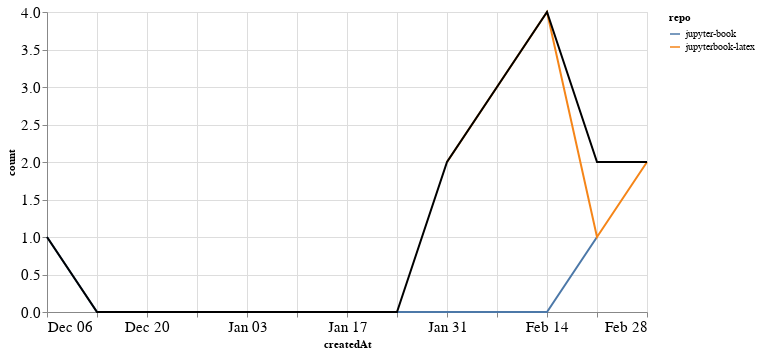

Notebook source saved alongside this figure:
### Markdown cell above
### PRs

### Code cell
prs_time = prs.groupby('repo').resample('W', on='createdAt').count()['author'].reset_index()
prs_time = prs_time.rename(columns={'author': 'count'})
prs_time_total = prs_time.groupby('createdAt').agg({"count": "sum"}).reset_index()

ch1 = alt.Chart(prs_time, width=600).mark_line().encode(
    x='createdAt',
    y='count',
    color='repo',
    tooltip="repo"
)

ch2 = alt.Chart(prs_time_total, width=600).mark_line(color="black").encode(
    x='createdAt',
    y='count',
)

ch1 + ch2

### Figure 1 — Vega-Lite specification as saved in the notebook (floating-point values rounded to 4 significant figures)
{"config": {"axisLeft": {"labelFontSize": 15}, "axisBottom": {"labelFontSize": 15}}, "layer": [{"data": {"name": "data-50f1c538c5334cc3da57733e2d9a4916"}, "mark": "line", "encoding": {"color": {"type": "nominal", "field": "repo"}, "tooltip": {"type": "nominal", "field": "repo"}, "x": {"type": "temporal", "field": "createdAt"}, "y": {"type": "quantitative", "field": "count"}}, "width": 600}, {"data": {"name": "data-36dca1b0f5d5d41acbafce8796c1ed76"}, "mark": {"type": "line", "color": "black"}, "encoding": {"x": {"type": "temporal", "field": "createdAt"}, "y": {"type": "quantitative", "field": "count"}}, "width": 600}], "$schema": "https://vega.github.io/schema/vega-lite/v4.8.1.json", "datasets": {"data-50f1c538c5334cc3da57733e2d9a4916": [{"repo": "jupyter-book", "createdAt": "2020-12-06T00:00:00", "count": 1}, {"repo": "jupyter-book", "createdAt": "2020-12-13T00:00:00", "count": 0}, {"repo": "jupyter-book", "createdAt": "2020-12-20T00:00:00", "count": 0}, {"repo": "jupyter-book", "createdAt": "2020-12-27T00:00:00", "count": 0}, {"repo": "jupyter-book", "createdAt": "2021-01-03T00:00:00", "count": 0}, {"repo": "jupyter-book", "createdAt": "2021-01-10T00:00:00", "count": 0}, {"repo": "jupyter-book", "createdAt": "2021-01-17T00:00:00", "count": 0}, {"repo": "jupyter-book", "createdAt": "2021-01-24T00:00:00", "count": 0}, {"repo": "jupyter-book", "createdAt": "2021-01-31T00:00:00", "count": 0}, {"repo": "jupyter-book", "createdAt": "2021-02-07T00:00:00", "count": 0}, {"repo": "jupyter-book", "createdAt": "2021-02-14T00:00:00", "count": 0}, {"repo": "jupyter-book", "createdAt": "2021-02-21T00:00:00", "count": 1}, {"repo": "jupyterbook-latex", "createdAt": "2021-01-31T00:00:00", "count": 2}, {"repo": "jupyterbook-latex", "createdAt": "2021-02-07T00:00:00", "count": 3}, {"repo": "jupyterbook-latex", "createdAt": "2021-02-14T00:00:00", "count": 4}, {"repo": "jupyterbook-latex", "createdAt": "2021-02-21T00:00:00", "count": 1}, {"repo": "jupyterbook-latex", "createdAt": "2021-02-28T00:00:00", "count": 2}], "data-36dca1b0f5d5d41acbafce8796c1ed76": [{"createdAt": "2020-12-06T00:00:00", "count": 1}, {"createdAt": "2020-12-13T00:00:00", "count": 0}, {"createdAt": "2020-12-20T00:00:00", "count": 0}, {"createdAt": "2020-12-27T00:00:00", "count": 0}, {"createdAt": "2021-01-03T00:00:00", "count": 0}, {"createdAt": "2021-01-10T00:00:00", "count": 0}, {"createdAt": "2021-01-17T00:00:00", "count": 0}, {"createdAt": "2021-01-24T00:00:00", "count": 0}, {"createdAt": "2021-01-31T00:00:00", "count": 2}, {"createdAt": "2021-02-07T00:00:00", "count": 3}, {"createdAt": "2021-02-14T00:00:00", "count": 4}, {"createdAt": "2021-02-21T00:00:00", "count": 2}, {"createdAt": "2021-02-28T00:00:00", "count": 2}]}}
